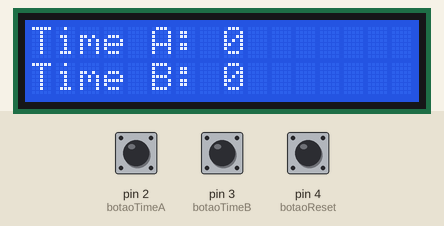
Bench run of a sketch on a simulated Arduino Uno, built with avr-gcc and run on an emulated ATmega328P. Parts: 16×2 character LCD. Inputs (shaded band) come from the test bench; at power-on: pin 2 (botaoTimeA) HIGH, pin 3 (botaoTimeB) HIGH, pin 4 (botaoReset) HIGH. What the sketch prints to the serial monitor is not drawn.

Above: at 1.2 s.
1.3 s: pin 2 (botaoTimeA) pulled LOW for 0.15 s
At 2.4 s:
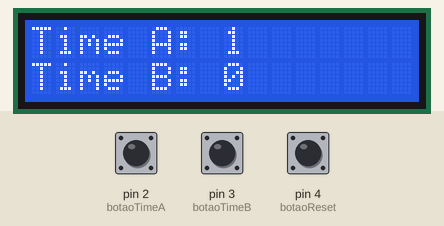
2.9 s: pin 3 (botaoTimeB) pulled LOW for 0.15 s
At 3.6 s:
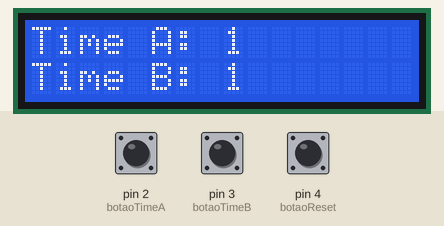
4.5 s: pin 2 (botaoTimeA) pulled LOW for 1 s
At 4.8 s:
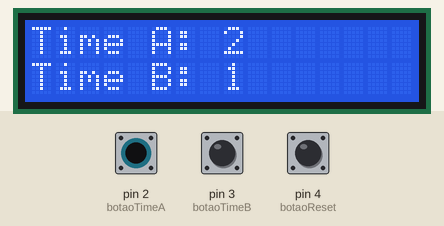
7.0 s: pin 3 (botaoTimeB) pulled LOW for 1 s
At 7.9 s:
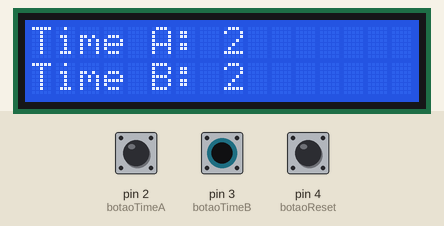
Timing chart, 0 to 10.0 s (numbered marks = the images above; inputs shaded):
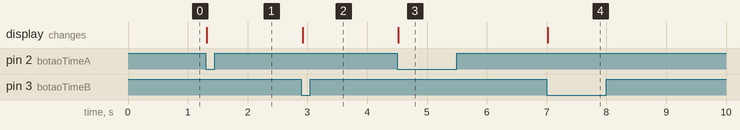

The sketch:

Codigo-fonte.ino
```cpp
#include <Wire.h>
#include <LiquidCrystal_I2C.h>

LiquidCrystal_I2C lcd(0x27, 16, 2);

const int botaoTimeA = 2;
const int botaoTimeB = 3;
const int botaoReset = 4;

int pontosA = 0;
int pontosB = 0;

void atualizarDisplay() {
  lcd.clear();
  lcd.setCursor(0, 0);
  lcd.print("Time A: ");
  lcd.print(pontosA);

  lcd.setCursor(0, 1);
  lcd.print("Time B: ");
  lcd.print(pontosB);
}

void enviarPlacarSimulado() {
  Serial.println("---- Enviando para API ----");
  Serial.println("POST https://meu-servidor.com/api/placar");
  Serial.print("Payload: { \"timeA\": ");
  Serial.print(pontosA);
  Serial.print(", \"timeB\": ");
  Serial.print(pontosB);
  Serial.println(" }");
  Serial.println("----------------------------");
}

void setup() {
  Wire.begin();
  lcd.init();
  lcd.backlight();

  pinMode(botaoTimeA, INPUT_PULLUP);
  pinMode(botaoTimeB, INPUT_PULLUP);
  pinMode(botaoReset, INPUT_PULLUP);

  Serial.begin(9600);

  atualizarDisplay();
}

void loop() {
  static bool ultimoEstadoA = HIGH;
  static bool ultimoEstadoB = HIGH;
  static bool ultimoEstadoReset = HIGH;

  bool estadoAtualA = digitalRead(botaoTimeA);
  bool estadoAtualB = digitalRead(botaoTimeB);
  bool estadoAtualReset = digitalRead(botaoReset);

  if (estadoAtualA == LOW && ultimoEstadoA == HIGH) {
    pontosA = (pontosA + 1) % 100;
    atualizarDisplay();
    enviarPlacarSimulado();
    delay(300);
  }

  if (estadoAtualB == LOW && ultimoEstadoB == HIGH) {
    pontosB = (pontosB + 1) % 100;
    atualizarDisplay();
    enviarPlacarSimulado();
    delay(300);
  }

  if (estadoAtualReset == LOW && ultimoEstadoReset == HIGH) {
    pontosA = 0;
    pontosB = 0;
    atualizarDisplay();
    enviarPlacarSimulado();
    delay(500);
  }

  ultimoEstadoA = estadoAtualA;
  ultimoEstadoB = estadoAtualB;
  ultimoEstadoReset = estadoAtualReset;
}
```

Measured:
- after the input at 1.3 s, the display: changes at once (image 1)
- after the input at 2.9 s, the display: changes at once (image 2)
- after the input at 4.5 s, the display: changes at once (image 3)
- after the input at 7.0 s, the display: changes at once (image 4)
